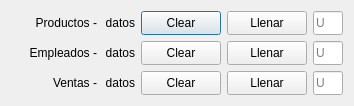
<?xml version="1.0" encoding="UTF-8"?>
<ui version="4.0">
 <class>admin_db</class>
 <widget class="QDialog" name="admin_db">
  <property name="geometry">
   <rect>
    <x>0</x>
    <y>0</y>
    <width>354</width>
    <height>102</height>
   </rect>
  </property>
  <property name="windowTitle">
   <string>Database control</string>
  </property>
  <layout class="QVBoxLayout" name="verticalLayout">
   <item>
    <widget class="QFrame" name="frame">
     <property name="sizePolicy">
      <sizepolicy hsizetype="Preferred" vsizetype="Fixed">
       <horstretch>0</horstretch>
       <verstretch>0</verstretch>
      </sizepolicy>
     </property>
     <property name="styleSheet">
      <string notr="true">QFrame#frame{
border: none;
}</string>
     </property>
     <property name="frameShape">
      <enum>QFrame::StyledPanel</enum>
     </property>
     <property name="frameShadow">
      <enum>QFrame::Raised</enum>
     </property>
     <layout class="QHBoxLayout" name="horizontalLayout">
      <property name="leftMargin">
       <number>0</number>
      </property>
      <property name="topMargin">
       <number>0</number>
      </property>
      <property name="rightMargin">
       <number>0</number>
      </property>
      <property name="bottomMargin">
       <number>0</number>
      </property>
      <item>
       <widget class="QLabel" name="importe_de_venta">
        <property name="sizePolicy">
         <sizepolicy hsizetype="Preferred" vsizetype="Fixed">
          <horstretch>0</horstretch>
          <verstretch>0</verstretch>
         </sizepolicy>
        </property>
        <property name="minimumSize">
         <size>
          <width>86</width>
          <height>24</height>
         </size>
        </property>
        <property name="maximumSize">
         <size>
          <width>86</width>
          <height>24</height>
         </size>
        </property>
        <property name="styleSheet">
         <string notr="true"/>
        </property>
        <property name="text">
         <string>Productos -</string>
        </property>
        <property name="alignment">
         <set>Qt::AlignRight|Qt::AlignTrailing|Qt::AlignVCenter</set>
        </property>
       </widget>
      </item>
      <item>
       <widget class="QLabel" name="importe_de_venta_2">
        <property name="sizePolicy">
         <sizepolicy hsizetype="Preferred" vsizetype="Fixed">
          <horstretch>0</horstretch>
          <verstretch>0</verstretch>
         </sizepolicy>
        </property>
        <property name="minimumSize">
         <size>
          <width>0</width>
          <height>24</height>
         </size>
        </property>
        <property name="maximumSize">
         <size>
          <width>16777215</width>
          <height>24</height>
         </size>
        </property>
        <property name="styleSheet">
         <string notr="true"/>
        </property>
        <property name="text">
         <string>datos</string>
        </property>
        <property name="alignment">
         <set>Qt::AlignRight|Qt::AlignTrailing|Qt::AlignVCenter</set>
        </property>
       </widget>
      </item>
      <item>
       <widget class="QPushButton" name="btn_agregar_carrito">
        <property name="sizePolicy">
         <sizepolicy hsizetype="Preferred" vsizetype="Fixed">
          <horstretch>0</horstretch>
          <verstretch>0</verstretch>
         </sizepolicy>
        </property>
        <property name="minimumSize">
         <size>
          <width>80</width>
          <height>24</height>
         </size>
        </property>
        <property name="maximumSize">
         <size>
          <width>16777215</width>
          <height>24</height>
         </size>
        </property>
        <property name="text">
         <string>Clear</string>
        </property>
       </widget>
      </item>
      <item>
       <widget class="QPushButton" name="btn_agregar_carrito_2">
        <property name="sizePolicy">
         <sizepolicy hsizetype="Preferred" vsizetype="Fixed">
          <horstretch>0</horstretch>
          <verstretch>0</verstretch>
         </sizepolicy>
        </property>
        <property name="minimumSize">
         <size>
          <width>80</width>
          <height>24</height>
         </size>
        </property>
        <property name="maximumSize">
         <size>
          <width>16777215</width>
          <height>24</height>
         </size>
        </property>
        <property name="text">
         <string>Llenar</string>
        </property>
       </widget>
      </item>
      <item>
       <widget class="QLineEdit" name="input_productos">
        <property name="minimumSize">
         <size>
          <width>0</width>
          <height>24</height>
         </size>
        </property>
        <property name="maximumSize">
         <size>
          <width>30</width>
          <height>24</height>
         </size>
        </property>
        <property name="text">
         <string/>
        </property>
        <property name="placeholderText">
         <string>U</string>
        </property>
       </widget>
      </item>
     </layout>
    </widget>
   </item>
   <item>
    <widget class="QFrame" name="frame_2">
     <property name="sizePolicy">
      <sizepolicy hsizetype="Preferred" vsizetype="Fixed">
       <horstretch>0</horstretch>
       <verstretch>0</verstretch>
      </sizepolicy>
     </property>
     <property name="styleSheet">
      <string notr="true">QFrame#frame_2{
border: none;
}</string>
     </property>
     <property name="frameShape">
      <enum>QFrame::StyledPanel</enum>
     </property>
     <property name="frameShadow">
      <enum>QFrame::Raised</enum>
     </property>
     <layout class="QHBoxLayout" name="horizontalLayout_2">
      <property name="leftMargin">
       <number>0</number>
      </property>
      <property name="topMargin">
       <number>0</number>
      </property>
      <property name="rightMargin">
       <number>0</number>
      </property>
      <property name="bottomMargin">
       <number>0</number>
      </property>
      <item>
       <widget class="QLabel" name="importe_de_venta_3">
        <property name="sizePolicy">
         <sizepolicy hsizetype="Preferred" vsizetype="Fixed">
          <horstretch>0</horstretch>
          <verstretch>0</verstretch>
         </sizepolicy>
        </property>
        <property name="minimumSize">
         <size>
          <width>86</width>
          <height>24</height>
         </size>
        </property>
        <property name="maximumSize">
         <size>
          <width>86</width>
          <height>24</height>
         </size>
        </property>
        <property name="styleSheet">
         <string notr="true"/>
        </property>
        <property name="text">
         <string>Empleados -</string>
        </property>
        <property name="alignment">
         <set>Qt::AlignRight|Qt::AlignTrailing|Qt::AlignVCenter</set>
        </property>
       </widget>
      </item>
      <item>
       <widget class="QLabel" name="importe_de_venta_4">
        <property name="sizePolicy">
         <sizepolicy hsizetype="Preferred" vsizetype="Fixed">
          <horstretch>0</horstretch>
          <verstretch>0</verstretch>
         </sizepolicy>
        </property>
        <property name="minimumSize">
         <size>
          <width>0</width>
          <height>24</height>
         </size>
        </property>
        <property name="maximumSize">
         <size>
          <width>16777215</width>
          <height>24</height>
         </size>
        </property>
        <property name="styleSheet">
         <string notr="true"/>
        </property>
        <property name="text">
         <string>datos</string>
        </property>
        <property name="alignment">
         <set>Qt::AlignRight|Qt::AlignTrailing|Qt::AlignVCenter</set>
        </property>
       </widget>
      </item>
      <item>
       <widget class="QPushButton" name="btn_agregar_carrito_4">
        <property name="sizePolicy">
         <sizepolicy hsizetype="Preferred" vsizetype="Fixed">
          <horstretch>0</horstretch>
          <verstretch>0</verstretch>
         </sizepolicy>
        </property>
        <property name="minimumSize">
         <size>
          <width>80</width>
          <height>24</height>
         </size>
        </property>
        <property name="maximumSize">
         <size>
          <width>16777215</width>
          <height>24</height>
         </size>
        </property>
        <property name="text">
         <string>Clear</string>
        </property>
       </widget>
      </item>
      <item>
       <widget class="QPushButton" name="btn_agregar_carrito_6">
        <property name="sizePolicy">
         <sizepolicy hsizetype="Preferred" vsizetype="Fixed">
          <horstretch>0</horstretch>
          <verstretch>0</verstretch>
         </sizepolicy>
        </property>
        <property name="minimumSize">
         <size>
          <width>80</width>
          <height>24</height>
         </size>
        </property>
        <property name="maximumSize">
         <size>
          <width>16777215</width>
          <height>24</height>
         </size>
        </property>
        <property name="text">
         <string>Llenar</string>
        </property>
       </widget>
      </item>
      <item>
       <widget class="QLineEdit" name="input_empleados">
        <property name="minimumSize">
         <size>
          <width>0</width>
          <height>24</height>
         </size>
        </property>
        <property name="maximumSize">
         <size>
          <width>30</width>
          <height>24</height>
         </size>
        </property>
        <property name="text">
         <string/>
        </property>
        <property name="placeholderText">
         <string>U</string>
        </property>
       </widget>
      </item>
     </layout>
    </widget>
   </item>
   <item>
    <widget class="QFrame" name="frame_3">
     <property name="sizePolicy">
      <sizepolicy hsizetype="Preferred" vsizetype="Fixed">
       <horstretch>0</horstretch>
       <verstretch>0</verstretch>
      </sizepolicy>
     </property>
     <property name="styleSheet">
      <string notr="true">QFrame#frame_3{
border: none;
}</string>
     </property>
     <property name="frameShape">
      <enum>QFrame::StyledPanel</enum>
     </property>
     <property name="frameShadow">
      <enum>QFrame::Raised</enum>
     </property>
     <layout class="QHBoxLayout" name="horizontalLayout_3">
      <property name="leftMargin">
       <number>0</number>
      </property>
      <property name="topMargin">
       <number>0</number>
      </property>
      <property name="rightMargin">
       <number>0</number>
      </property>
      <property name="bottomMargin">
       <number>0</number>
      </property>
      <item>
       <widget class="QLabel" name="importe_de_venta_5">
        <property name="sizePolicy">
         <sizepolicy hsizetype="Preferred" vsizetype="Fixed">
          <horstretch>0</horstretch>
          <verstretch>0</verstretch>
         </sizepolicy>
        </property>
        <property name="minimumSize">
         <size>
          <width>86</width>
          <height>24</height>
         </size>
        </property>
        <property name="maximumSize">
         <size>
          <width>86</width>
          <height>24</height>
         </size>
        </property>
        <property name="styleSheet">
         <string notr="true"/>
        </property>
        <property name="text">
         <string>Ventas -</string>
        </property>
        <property name="alignment">
         <set>Qt::AlignRight|Qt::AlignTrailing|Qt::AlignVCenter</set>
        </property>
       </widget>
      </item>
      <item>
       <widget class="QLabel" name="importe_de_venta_6">
        <property name="sizePolicy">
         <sizepolicy hsizetype="Preferred" vsizetype="Fixed">
          <horstretch>0</horstretch>
          <verstretch>0</verstretch>
         </sizepolicy>
        </property>
        <property name="minimumSize">
         <size>
          <width>0</width>
          <height>24</height>
         </size>
        </property>
        <property name="maximumSize">
         <size>
          <width>16777215</width>
          <height>24</height>
         </size>
        </property>
        <property name="styleSheet">
         <string notr="true"/>
        </property>
        <property name="text">
         <string>datos</string>
        </property>
        <property name="alignment">
         <set>Qt::AlignRight|Qt::AlignTrailing|Qt::AlignVCenter</set>
        </property>
       </widget>
      </item>
      <item>
       <widget class="QPushButton" name="btn_agregar_carrito_7">
        <property name="sizePolicy">
         <sizepolicy hsizetype="Preferred" vsizetype="Fixed">
          <horstretch>0</horstretch>
          <verstretch>0</verstretch>
         </sizepolicy>
        </property>
        <property name="minimumSize">
         <size>
          <width>80</width>
          <height>24</height>
         </size>
        </property>
        <property name="maximumSize">
         <size>
          <width>16777215</width>
          <height>24</height>
         </size>
        </property>
        <property name="text">
         <string>Clear</string>
        </property>
       </widget>
      </item>
      <item>
       <widget class="QPushButton" name="btn_agregar_carrito_9">
        <property name="sizePolicy">
         <sizepolicy hsizetype="Preferred" vsizetype="Fixed">
          <horstretch>0</horstretch>
          <verstretch>0</verstretch>
         </sizepolicy>
        </property>
        <property name="minimumSize">
         <size>
          <width>80</width>
          <height>24</height>
         </size>
        </property>
        <property name="maximumSize">
         <size>
          <width>16777215</width>
          <height>24</height>
         </size>
        </property>
        <property name="text">
         <string>Llenar</string>
        </property>
       </widget>
      </item>
      <item>
       <widget class="QLineEdit" name="input_ventas">
        <property name="minimumSize">
         <size>
          <width>0</width>
          <height>24</height>
         </size>
        </property>
        <property name="maximumSize">
         <size>
          <width>30</width>
          <height>24</height>
         </size>
        </property>
        <property name="text">
         <string/>
        </property>
        <property name="placeholderText">
         <string>U</string>
        </property>
       </widget>
      </item>
     </layout>
    </widget>
   </item>
  </layout>
 </widget>
 <resources/>
 <connections/>
</ui>
